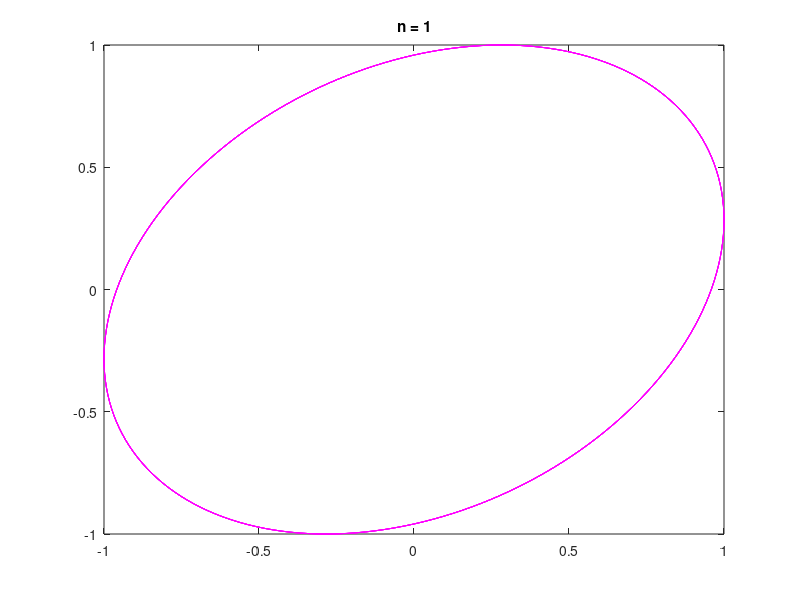
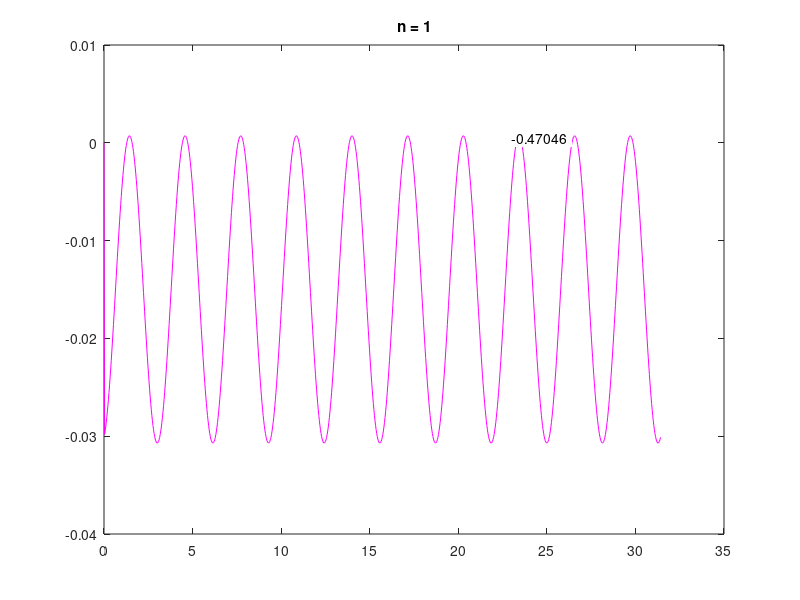

MATLAB code to generate these figures, in order:
close all; clear all; clc
t = 0:.01*pi:10*pi; m = 5;
n = 1;
noiseMag = .5;
noise = @(len,noiseMag) (2*noiseMag)*rand(len,1) - noiseMag;

data1 = sin(t) + noise(length(t),noiseMag).';
data2 = sin(t + m) + noise(length(t),noiseMag).';

if 0 == 0
    data1 = sin(t);
    data2 = sin(t+m);
end

sub_plot_dim = ceil(sqrt(length(n)));
highlight = 'm'; 

fig1 = figure; fig2 = figure;
ic = 0;
for i = n
    ic = ic + 1;
%     D = X-Y;
    X = data1; Y = data2;
%     X = 3*sin(m*t+noise.'); Y = cos(i*t);
    ds = [X(1),diff(X)];
    lineInt = Y.*ds;    I = trapz(t,lineInt);
    if abs(I) > noiseMag^2 
        color = highlight; 
    else
        color = 'g'; 
    end

    figure(fig1)
    subplot(sub_plot_dim,sub_plot_dim,ic);
    plot(X,Y,color);
    title(strcat('n =',{' '},num2str(i)));
    
    figure(fig2)
    subplot(sub_plot_dim,sub_plot_dim,ic);
    plot(t,lineInt,color); 
    title(strcat('n =',{' '},num2str(i)));
    text(floor(3*max(t)/4),3*max(lineInt)/4,...
        num2str(I),'BackgroundColor', [1 1 1]);
end
